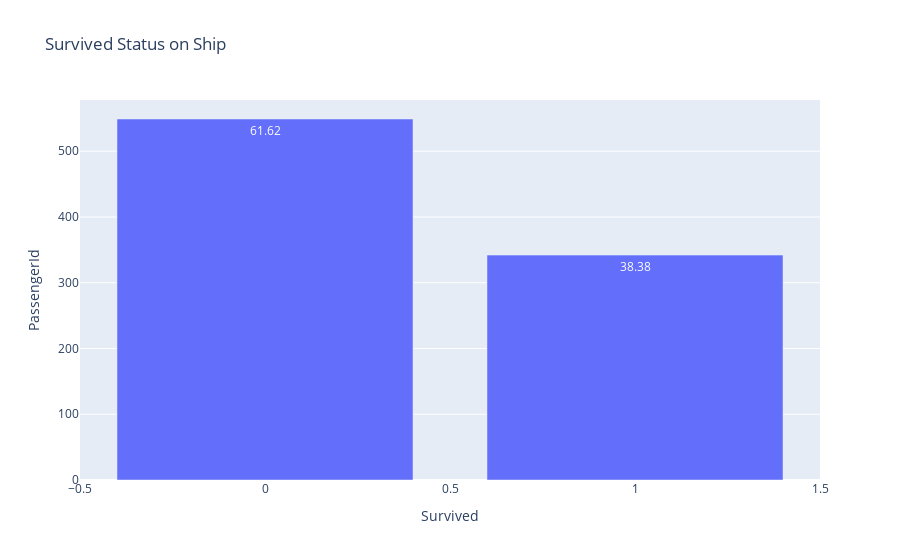

This figure's notebook cell:
### Code cell
px.bar(data_frame=survive_bar, x='Survived', y='PassengerId', text=survive_bar['persen'], title='Survived Status on Ship')

### Figure 1 — Plotly figure (JSON) as saved in the notebook; plotly's stock layout.template omitted (floating-point values rounded to 4 significant figures)
{"data": [{"alignmentgroup": "True", "hovertemplate": "Survived=%{x}<br>PassengerId=%{y}<br>persen=%{text}<extra></extra>", "legendgroup": "", "marker": {"color": "#636efa", "pattern": {"shape": ""}}, "name": "", "offsetgroup": "", "orientation": "v", "showlegend": false, "text": [61.62, 38.38], "textposition": "auto", "type": "bar", "x": [0, 1], "xaxis": "x", "y": [549, 342], "yaxis": "y"}], "layout": {"barmode": "relative", "legend": {"tracegroupgap": 0}, "title": {"text": "Survived Status on Ship"}, "xaxis": {"anchor": "y", "domain": [0, 1], "title": {"text": "Survived"}}, "yaxis": {"anchor": "x", "domain": [0, 1], "title": {"text": "PassengerId"}}}}
